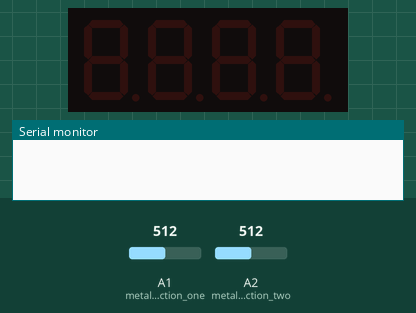
A sketch run on a simulated Arduino Uno, built with avr-gcc and run on an emulated ATmega328P. Parts: 4-digit seven-segment display, the last lines printed to the serial monitor. The inputs (shaded band) are chosen by the test bench; at power-on: A1 (metalDetection_one) = 512, A2 (metalDetection_two) = 512.

Above: at 5.8 s.
5.9 s: A1 (metalDetection_one) set to 240
At 10.69 s:
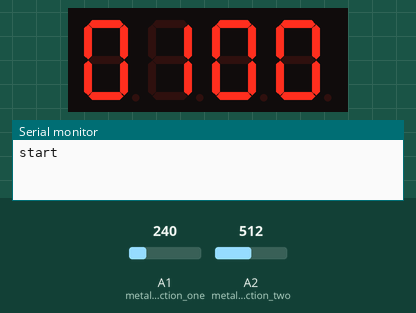
11.9 s: A1 (metalDetection_one) set to 260
At 18.38 s:
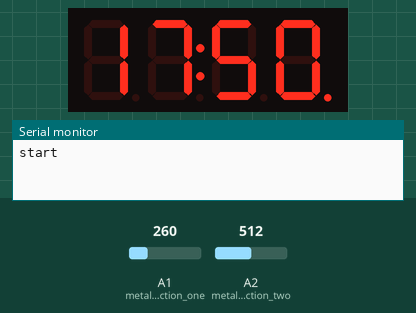
22.1 s: A2 (metalDetection_two) set to 716
32.7 s: A2 (metalDetection_two) set to 900
At 32.9 s:
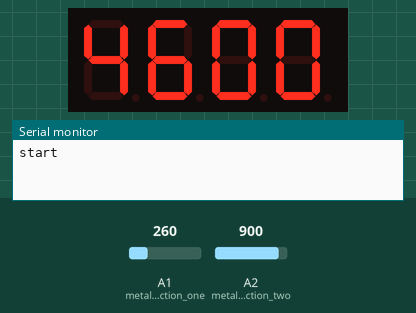
43.5 s: A1 (metalDetection_one) set to 122
At 46.92 s:
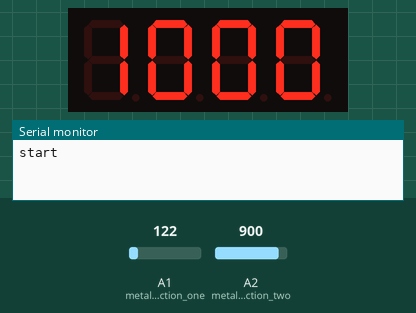

The sketch:

metal.ino
```cpp
#include <TM1637Display.h>    // Download at -> https://github.com/avishorp/TM1637
#include <Wire.h> //I/O

//Sensor metal
int monitoring_one;
int monitoring_two;
int metalDetection_one = 1;//pin A1
int metalDetection_two = 2; //pin A2

#define CLK 2    // TM1637 CLK
#define DIO 3    // TM1637 DIO


bool RUN = false;
int MIN = 0;
int SEC = 0;
int HALFSEC = 0;
int MilSEC = 0;

int ballStatus = 0;

unsigned long LAST_COUNT_TIME, GET_COUNT_TIME;

TM1637Display display(CLK, DIO);

void setup() {
  Serial.begin(57600);
  display.setBrightness(0x0f);
  display.clear();

}

void loop() {

  monitoring_one = analogRead(metalDetection_one);
  monitoring_two = analogRead(metalDetection_two);
  if(monitoring_one>=250 && monitoring_two>=250 && ballStatus==0)
  {
    delay(5000);
    RESET_PROGRAM();
  }

  else if(monitoring_one<250 && monitoring_two>=250 && ballStatus==0)
  {
    Serial.println("start");
    ballStatus = 1;
    LAST_COUNT_TIME = millis();
    RUN = true;
  }

  else if(monitoring_one>=250 && monitoring_two>=250 && ballStatus==1)
  {
    Serial.println("runing");
    ballStatus = 2;
  }
  else if(monitoring_one>=250 && monitoring_two<250 && ballStatus==2)
  {
    Serial.println("stop");
    ballStatus = 0;
    RUN = false;
  }


  // ถ้า RUN มีสถานะ true ทำงานฟังก์ชั่นนับ
  if(RUN == true){
    MAIN_COUNT();
  }

}


void MAIN_COUNT(){
  // ใช้คำสั่ง millis() แทน delay() เพื่อให้ไม่ไปขัดการทำงานอื่น ๆ
  // ใช้ 500ms เพื่อให้เครื่องหมาย : กระพริบ
  GET_COUNT_TIME = millis();
  if(GET_COUNT_TIME - LAST_COUNT_TIME >= 10){
    MilSEC++;

    if(MilSEC%50 == 0){
      HALFSEC++;

      if(HALFSEC%2 == 0){
        SEC++;

        if(SEC > 59){
          SEC = SEC - 60;
          MIN++;
        }
        if(MilSEC > 99){
          MilSEC = MilSEC-100;
        }
        display.showNumberDec(SEC, true, 2, 0);
        display.showNumberDec(MilSEC, true, 2, 2);
      }

      if(HALFSEC%2 == 1){
        display.showNumberDecEx(SEC, 0b01000000, true, 2, 0);
        display.showNumberDecEx(MilSEC, 0b01000000, true, 2, 2);
      }
      LAST_COUNT_TIME = millis();
    }
  }
}

void RESET_PROGRAM(){
  RUN = false;
  display.clear();
  HALFSEC = 0;
  SEC = 0;
  MIN = 0;
  MilSEC = 0;
}
```

Measured:
- after the input at 5.9 s, the display: first changes after 4.5 s (image 1 shows a later state)
- what the display in image 1 shows lasts 0.4 s, from 10.5 s to 10.9 s
